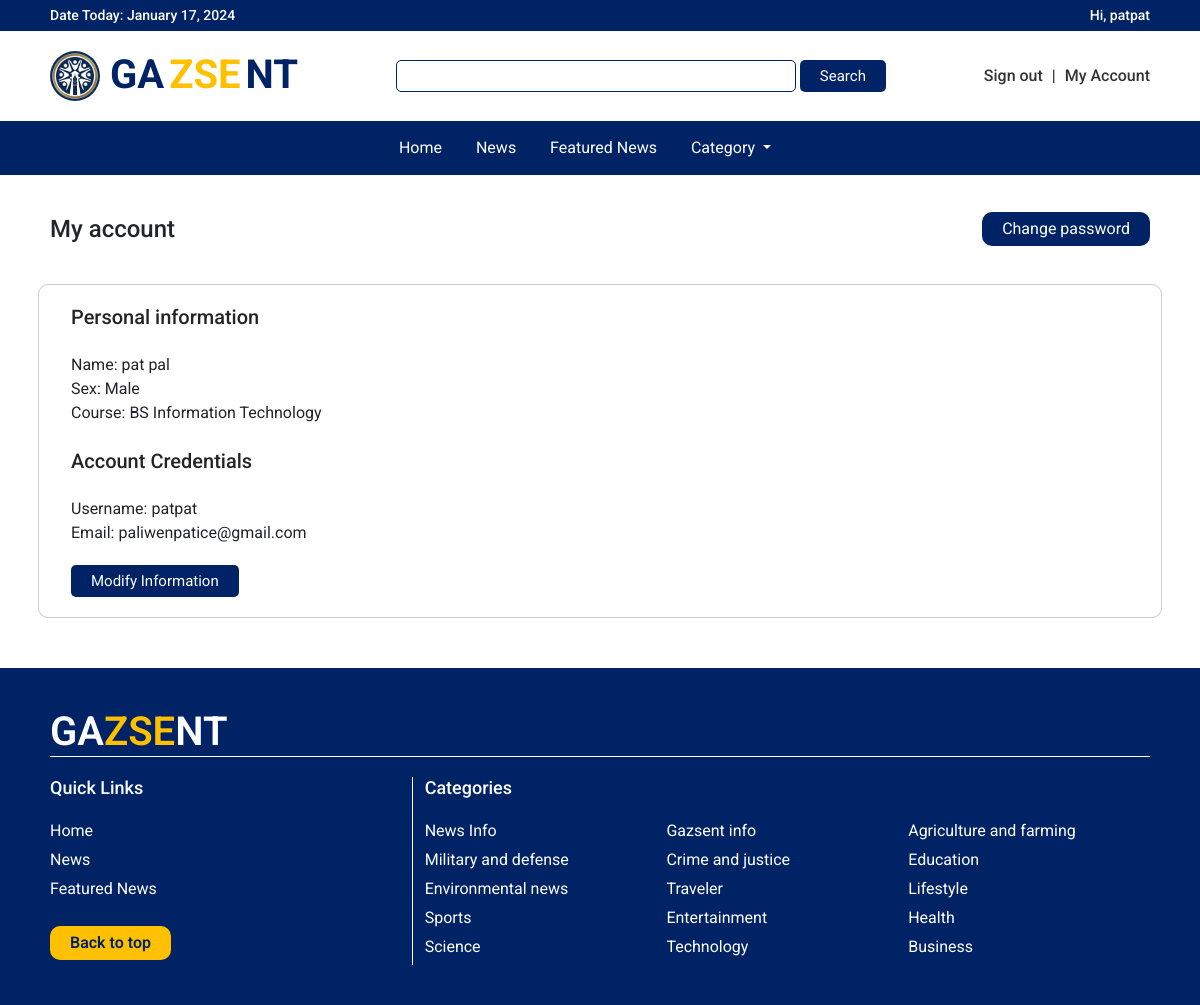
The app's page /pages/site/myaccount.php (signed in) with its own data.
### tables this page shows
CREATE TABLE `personal_information` (
  `id` varchar(100) NOT NULL,
  `firstname` varchar(100) NOT NULL,
  `lastname` varchar(100) NOT NULL,
  `middlename` varchar(100) NOT NULL,
  `birthdate` date NOT NULL,
  `sex` varchar(10) NOT NULL,
  `mobilenumber` varchar(20) NOT NULL,
  `address` varchar(200) NOT NULL,
  `course` varchar(200) NOT NULL,
  `date_created` timestamp NOT NULL DEFAULT current_timestamp()
);

CREATE TABLE `account_credentials` (
  `owner_id` varchar(100) NOT NULL,
  `username` varchar(200) NOT NULL,
  `email` varchar(200) NOT NULL,
  `password` varchar(200) NOT NULL,
  `profilepic` varchar(300) NOT NULL,
  `status` int(10) NOT NULL,
  `role` int(2) NOT NULL,
  `validator` int(11) NOT NULL
);

CREATE TABLE `categories` (
  `id` int(11) NOT NULL,
  `title` varchar(50) NOT NULL,
  `description` varchar(300) NOT NULL
);

### classes/user_personal_info.php (called while the page is built, shortened)
<?php
class PersonalInformation extends Database
{
    function getUsersPersonalInfo($id)
    {
        $pdo = $this->getConnection();
        $sql = "SELECT * from personal_information where id = ?";
        $statement = $pdo->prepare($sql);
        $statement->execute([$id]);
        return $statement->fetchAll(PDO::FETCH_ASSOC);
    }
}

### classes/user_account_info.php (called while the page is built, shortened)
<?php
    class AccountInformation extends Database{
        function getUsersAccountINfo($id){
            $pdo = $this->getConnection();
            $sql = "SELECT * from account_credentials where owner_id = ?";
            $statement = $pdo->prepare($sql);
            $statement->execute([$id]);
            return $statement->fetchAll(PDO::FETCH_ASSOC);
        }
    }

### classes/category_class.php (called while the page is built, shortened)
<?php
class Category extends Database
{
    function getCategoryList()
    {
        $pdo = $this->getConnection();
        $query = "SELECT * FROM categories ORDER BY id DESC";
        $statement = $pdo->prepare($query);
        $statement->execute();
        $result = $statement->fetchAll(PDO::FETCH_ASSOC);
        return $result;
    }
}

### pages/site/myaccount.php (the view, shortened to what this page needs)
<?php
require_once '../../classes/user_personal_info.php';
require_once '../../classes/user_account_info.php';
$userClass = new PersonalInformation;
$accClass = new AccountInformation;
$personalInfo = $userClass->getUsersPersonalInfo($_SESSION['id']);
$accountInfo = $accClass->getUsersAccountINfo($_SESSION['id']);
?>
<!DOCTYPE html>
<html lang="en">
<head>
    <link href="https://cdn.jsdelivr.net/npm/bootstrap@5.2.3/dist/css/bootstrap.min.css" rel="stylesheet">
    <link rel="stylesheet" href="https://cdnjs.cloudflare.com/ajax/libs/font-awesome/6.2.1/css/all.min.css">
    <link href="../../css/body_configuration.css" rel="stylesheet">
    <link href="../../css/navbar.css" rel="stylesheet">
    <link href="../../css/index.css" rel="stylesheet">
</head>
<body>
    <?php require_once "nav.php" ?>
    <div class="margin-side" style="margin-top: 0;">
        <div class="container-fluid">
            <div class="row">
                <div class="title-row">
                    <h4 class="latest-header-title" style="margin: 40px 0;">
                        My account
                    </h4>
                    <a href="changepass.php" class="change-pass-btn">
                        Change password
                    </a>
                </div>
            </div>
            <div class="row" id='content-info'>
                <div class="col-md-12">
                    <h5>Personal information</h5>
                    <br>
                    <p>Name: <?php echo $personalInfo[0]['firstname'] . ' ' . $personalInfo[0]['lastname']; ?></p>
                    <p>Sex: <?php echo $personalInfo[0]['sex']; ?></p>
                    <p>Course: <?php echo $personalInfo[0]['course']; ?></p>
                </div>
                <div class="row">
                    <div class="col-md-12">
                        <br>
                        <h5>Account Credentials</h5>
                        <br>
                        <p>Username: <?php echo $accountInfo[0]['username']; ?></p>
                        <p>Email: <?php echo $accountInfo[0]['email']; ?></p>
                        <button class="btn-modify" data-bs-toggle="modal" data-bs-target="#exampleModal">Modify Information</button>
                    </div>
                </div>
            </div>
        </div>
    </div>
    <?php require_once 'footer.php' ?>
</body>
</html>

### pages/site/footer.php
<header class="footer">
    <div class="margin-side">
        <h1>GA<span>ZSE</span>NT</h1>
        <div class="container-fluid content">
            <div class="row">
                <div class="col-md-4" style="display: grid; border-right:1px solid white">
                    <h5>Quick Links</h5>
                    <a href="../../">Home</a>
                    <a href="../../">News</a>
                    <a href="../../">Featured News</a>
                    <a href="#top" class="backtotop">Back to top</a>
                </div>
                <div class="col-md-8">
                    <h5>Categories</h5>
                    <div class="row">
                        <div class="row">
                            <?php
                                $count = 0;
                                foreach ($list as $item) {
                                    if ($count != 15) {
                                        echo '<div class="col-md-4"><a class="dropdown-item" href="category.php?id=' . $item['id'] . '&title=' . $item['title'] . '">' . $item['title'] . '</a></div>';
                                        $count++;
                                    } else
                                        break;
                                }
                            ?>
                        </div>
                    </div>
                </div>
            </div>
        </div>
    </div>
</header>

### css/body_configuration.css (style rules this page uses)
.margin-side { max-width: 1100px; margin: auto; }

### css/navbar.css (style rules this page uses)
.container-fluid { padding: 0; }
.footer { margin-top: 50px; padding: 40px 0; width: 100%; background-color: #002366; }
.footer h1 { color: white; font-weight: 600; margin-bottom: 20px; border-bottom: 1px solid white; }
.footer span { color: #FFC000; }
.footer .content h5 { color: white; font-size: 18px; margin-bottom: 20px; }
.footer .content a { margin-bottom: 5px; color: white; font-size: 16px; text-decoration: none; }
.footer .content .backtotop { padding: 5px 20px; width: fit-content; margin-top: 20px; border-radius: 10px; background-color: #FFC000; font-weight: 600; color: #002366; }

### css/index.css (style rules this page uses)
.popular-header-title,.latest-header-title { margin: 20px 0 40px 0; }

### pages/site/myaccount.php (style rules this page uses)
#content-info { border: 1px solid rgba(0, 0, 0, .2); padding: 20px; border-radius: 10px; }
.title-row { display: flex; align-items: center; justify-content: space-between; }
.change-pass-btn, .change-pass-btn:hover { text-decoration: none; padding: 5px 20px; background-color: #002366; color: white; border-radius: 10px; font-size: 16px; }
.btn-modify { margin-top: 20px; text-decoration: none; padding: 5px 20px; background-color: #002366; color: white; border-radius: 5px; font-size: 15px; border: 0; }

### records on screen
personal_information: firstname "pat", lastname "pal", sex "Male", course "BS Information Technology"
account_credentials: username "patpat", email "paliwenpatice@gmail.com"
categories: title "News Info"
categories: title "Gazsent info"
categories: title "Agriculture and farming"
categories: title "Military and defense"
categories: title "Crime and justice"
categories: title "Education"
categories: title "Environmental news"
categories: title "Traveler"
categories: title "Lifestyle"
categories: title "Sports"
categories: title "Entertainment"
categories: title "Health"
categories: title "Science"
categories: title "Technology"
categories: title "Business"

### other values on screen
$_SESSION['username'] "patpat"
